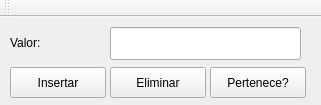
<?xml version="1.0" encoding="UTF-8"?>
<ui version="4.0">
 <class>MainWindow</class>
 <widget class="QMainWindow" name="MainWindow">
  <property name="geometry">
   <rect>
    <x>0</x>
    <y>0</y>
    <width>321</width>
    <height>105</height>
   </rect>
  </property>
  <property name="windowTitle">
   <string>MainWindow</string>
  </property>
  <widget class="QWidget" name="centralWidget">
   <widget class="QLabel" name="label">
    <property name="geometry">
     <rect>
      <x>10</x>
      <y>10</y>
      <width>51</width>
      <height>31</height>
     </rect>
    </property>
    <property name="text">
     <string>Valor:</string>
    </property>
   </widget>
   <widget class="QLineEdit" name="txtValor">
    <property name="geometry">
     <rect>
      <x>110</x>
      <y>10</y>
      <width>191</width>
      <height>33</height>
     </rect>
    </property>
   </widget>
   <widget class="QPushButton" name="pushButton">
    <property name="geometry">
     <rect>
      <x>10</x>
      <y>50</y>
      <width>96</width>
      <height>31</height>
     </rect>
    </property>
    <property name="text">
     <string>Insertar</string>
    </property>
   </widget>
   <widget class="QPushButton" name="pushButton_2">
    <property name="geometry">
     <rect>
      <x>110</x>
      <y>50</y>
      <width>96</width>
      <height>31</height>
     </rect>
    </property>
    <property name="text">
     <string>Eliminar</string>
    </property>
   </widget>
   <widget class="QPushButton" name="pushButton_3">
    <property name="geometry">
     <rect>
      <x>210</x>
      <y>50</y>
      <width>96</width>
      <height>31</height>
     </rect>
    </property>
    <property name="text">
     <string>Pertenece?</string>
    </property>
   </widget>
  </widget>
  <widget class="QToolBar" name="mainToolBar">
   <attribute name="toolBarArea">
    <enum>TopToolBarArea</enum>
   </attribute>
   <attribute name="toolBarBreak">
    <bool>false</bool>
   </attribute>
  </widget>
 </widget>
 <layoutdefault spacing="6" margin="11"/>
 <resources/>
 <connections/>
</ui>
